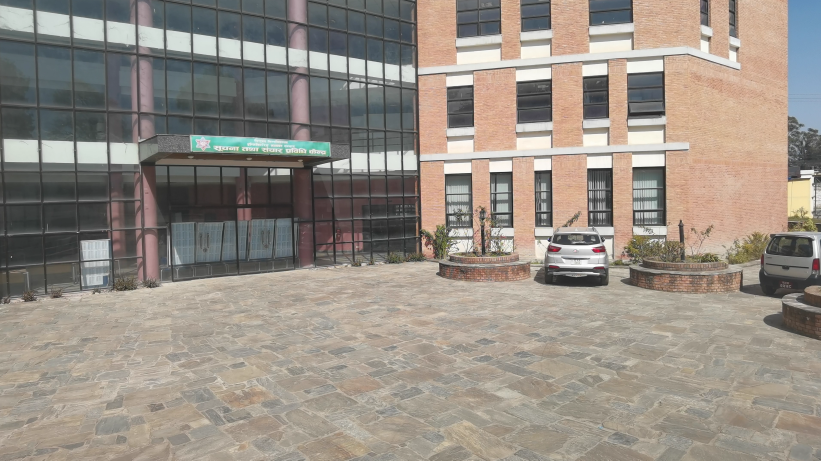
#> input picture find-my-spot-py/images/camB.png, 1642 x 921 px (shown at 1/2 size)
$ python spacePicker.py
#> lines starting #> are read from the running program, lines starting #| are printed output that depends on the picture
import cv2
import pickle

width, height = 160, 160

try:
    with open('binary/CameraBPos', 'rb') as f:
        posList = pickle.load(f)
except:
    posList = []


def mouseClick(events, x, y, flags, params):
    if events == cv2.EVENT_LBUTTONDOWN:
        posList.append((x,y))

    if events == cv2.EVENT_RBUTTONDOWN:
        for index, pos in enumerate(posList):
            x1, y1 = pos
            if x1 < x < x1 + width and y1 < y < y1 + height:
                posList.pop(index)

    with open('binary/CameraBPos', 'wb') as f:
        pickle.dump(posList, f)

while True:

    img = cv2.imread('images/camB.png')
#> img is the input picture: shape (921, 1642, 3); mean B, G, R 132.5, 141.8, 149.7
    img = cv2.resize(img, (1152, 648))
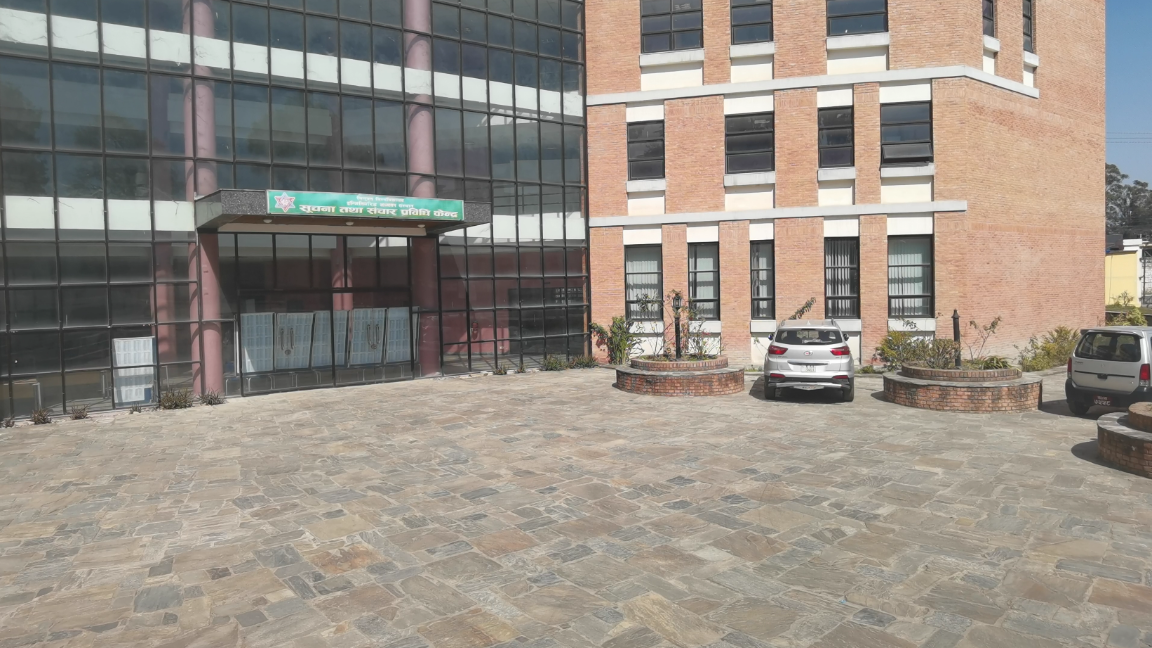
#> img: shape (648, 1152, 3); mean B, G, R 132.4, 141.7, 149.6

    print(img.shape)
#| (648, 1152, 3)

    for pos in posList:
        cv2.rectangle(img, pos, (pos[0] + width, pos[1] + height), (255,0,255), 2)


    cv2.imshow("Image", img)
    cv2.setMouseCallback("Image", mouseClick)

    if cv2.waitKey(1) & 0xFF==ord('q'):
#> (key q is pressed here)
        break

cv2.destroyAllWindows()

$ run again, with find-my-spot-py/images/camA.png copied over find-my-spot-py/images/camB.png
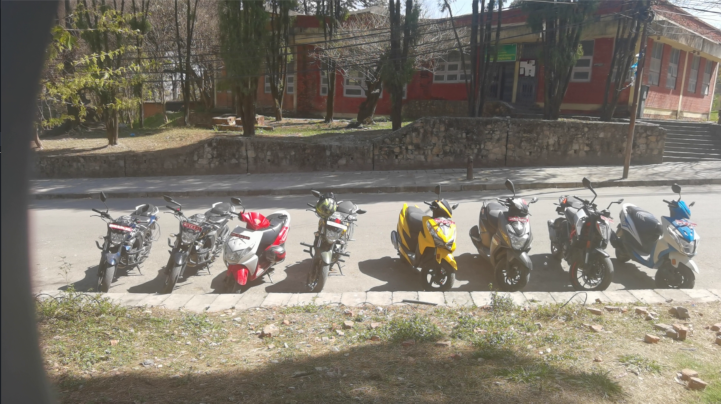
#> input picture find-my-spot-py/images/camA.png, 1442 x 807 px (shown at 1/2 size)
#> img is the input picture: shape (807, 1442, 3); mean B, G, R 107.8, 119.2, 125.3
#> `img = cv2.resize(img, (1152, 648))`:
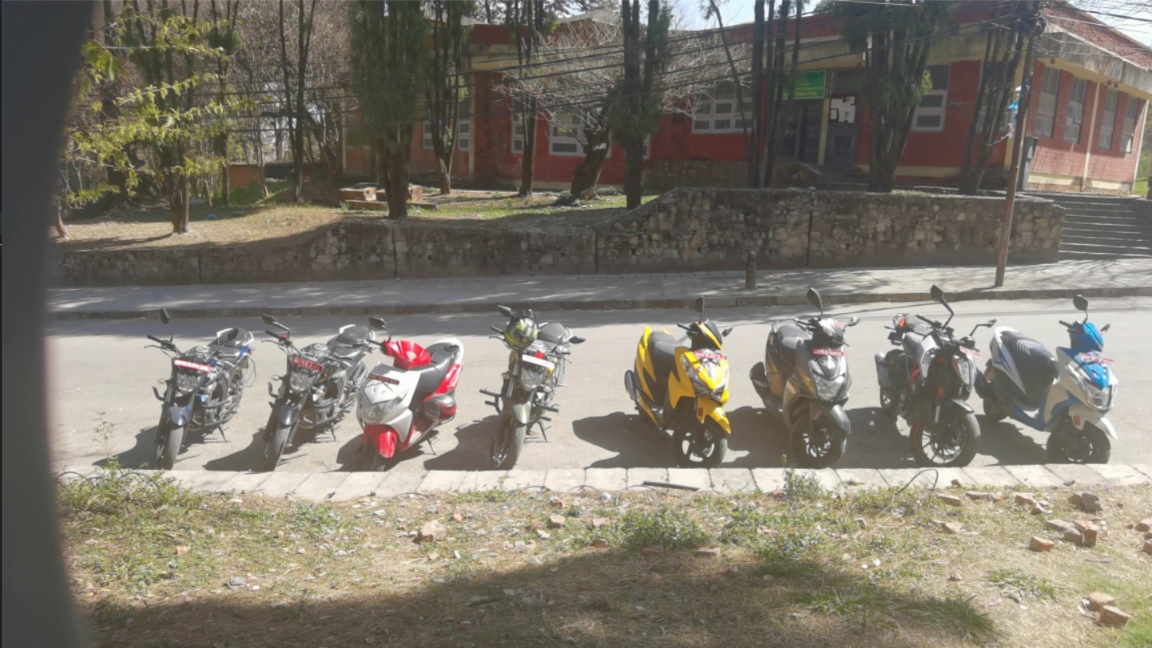
#> img: shape (648, 1152, 3); mean B, G, R 107.7, 119.1, 125.2
#| (648, 1152, 3)
